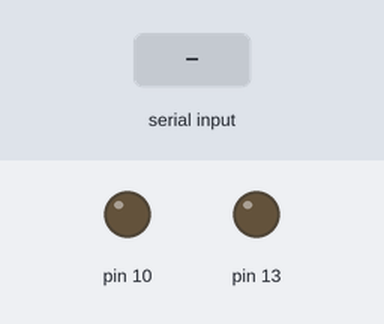
Simulated run of this sketch. Board: Arduino Uno, built with avr-gcc and run on an emulated ATmega328P. Shown: output pins drawn as LEDs (lit = HIGH). Inputs (shaded band) come from the test bench.

Above: at 1.2 s.
1.3 s: byte 1 (1) received over Serial
At 2.3 s:
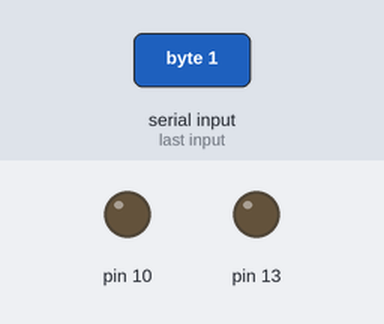
2.9 s: byte 2 (2) received over Serial
At 3.5 s:
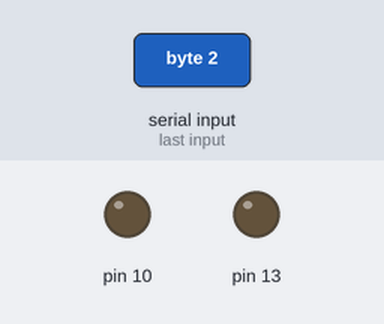
Timing chart, 0 to 5.9 s (numbered marks = the images above; inputs shaded):
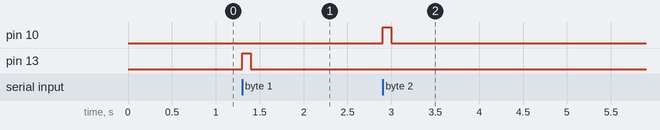

The sketch:

pygame-test.ino
```cpp
// duration for output
int time = 1000;
// initial command
int command = 0;

void setup() {
  pinMode(13, OUTPUT);
  pinMode(10, OUTPUT);
  Serial.begin(115200);
}

void loop() {

  reset();

  //receive command
  if (Serial.available() > 0){
    command = Serial.read();
  }
  else{
    command = 0;
  }
   send_command(command);
}


void up(){
  digitalWrite(13, HIGH);
  delay(100);
}

void down(){
  digitalWrite(10, HIGH);
  delay(100);
}


void reset(){
  digitalWrite(13, LOW);
  digitalWrite(10, LOW);
}

void send_command(int command){
  switch (command){

     //reset command
     case 0: reset(); break;

     // single command
     case 1: up(); break;
     case 2: down(); break;

     default: Serial.print("Invalid Command\n");
    }
}
```

Measured:
- after the input at 1.3 s, pin 13: LOW → HIGH at once, → LOW 0.10 s later
- after the input at 2.9 s, pin 10: LOW → HIGH at once, → LOW 0.10 s later
